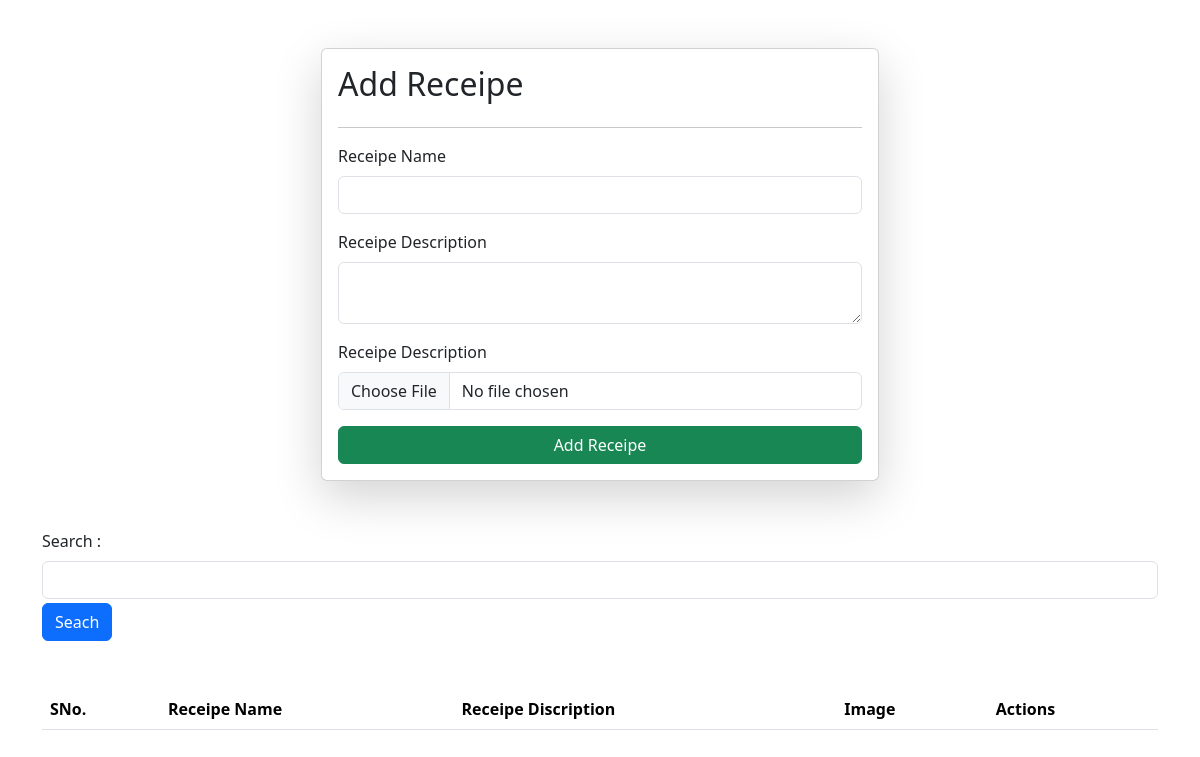
Before: / with the older database file.
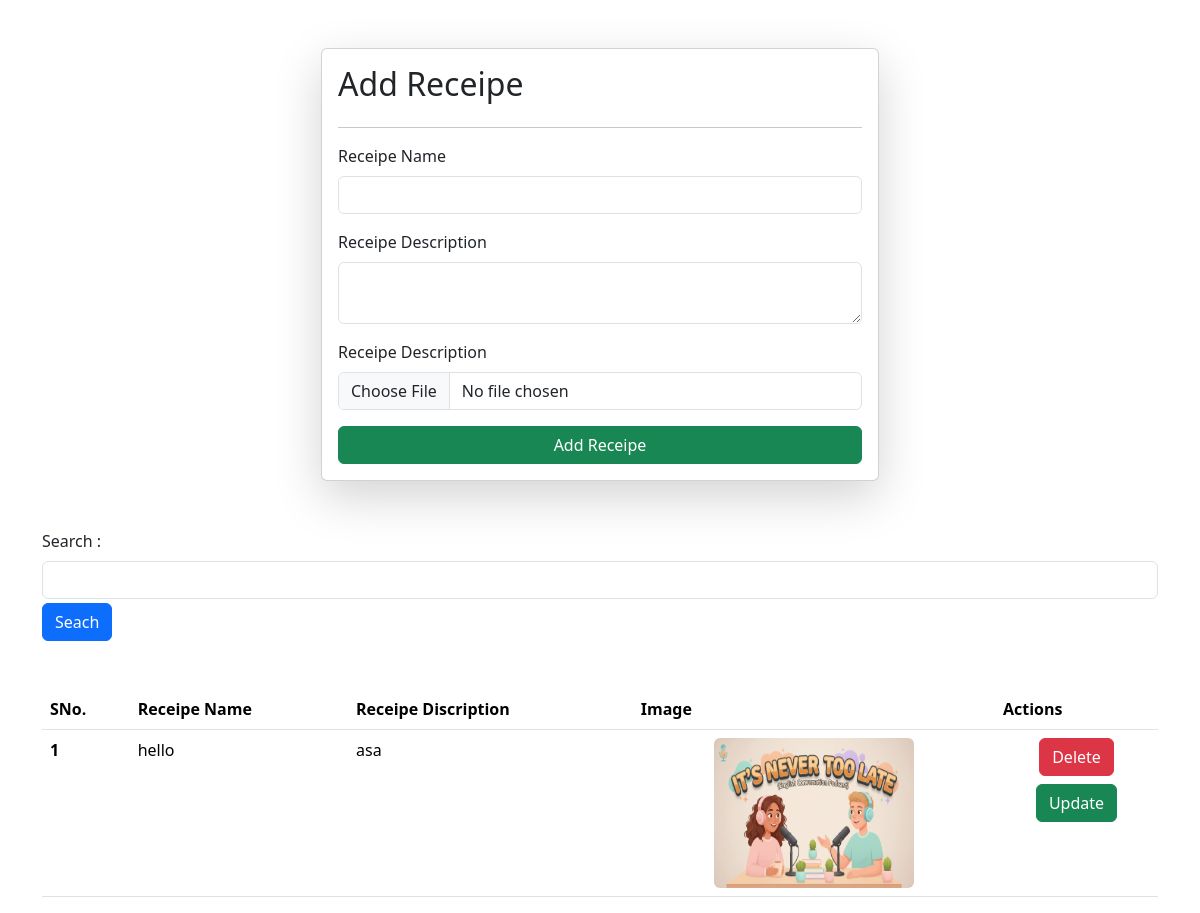
After: the same page with the newer database file.
### receipe_bud/models.py (models this page shows)
class Receipe(models.Model):
    receipe_name=models.CharField(max_length=100)
    receipe_description=models.TextField()
    receipe_image=models.ImageField(upload_to='receipe_images/')

### receipe_bud/views.py (the view, shortened to what this page needs)
# urls.py: path('',receipe_page,name="receipe_page")
def receipe_page(request):
    queryset=Receipe.objects.all()
    context={
        'receipes':queryset
    }
    return render(request,'receipe.html',context)

### receipe_bud/templates/receipe.html (shortened to what this page needs)
<!DOCTYPE html>
<html lang="en">
<head>
    <link href="https://cdn.jsdelivr.net/npm/bootstrap@5.3.8/dist/css/bootstrap.min.css" rel="stylesheet">
</head>
<body>
<div class="container mt-5">
  <form class="col-6 mx-auto card p-3 shadow-lg" method="post" enctype="multipart/form-data">
    <div style="display: flex; justify-content: space-between;">
    <h2>Add Receipe</h2>
    </div>
    <hr />
    <div class="mb-3">
      <label for="exampleInputEmail1" class="form-label">Receipe Name</label>
      <input
        type="text"
        class="form-control"
        name="receipe_name"
      />
    </div>
    <div class="mb-3">
      <label for="receipe_description" class="form-label"
        >Receipe Description</label
      >
      <textarea  name="receipe_description" class="form-control"></textarea>
    </div>
    <div class="mb-3">
      <label  class="form-label"
        >Receipe Description</label
      >
      <input type="file"  name="receipe_image" class="form-control" />
    </div>
    <button type="submit" class="btn btn-success">Add Receipe</button>
  </form>
  <div class="mt-5">
      <div class="mb-1">
      <form action="">
      <label for="exampleInputEmail1" class="form-label">Search :</label>
      <input
        type="text"
        class="form-control mb-1"
        name="search"
      />
      <button type="submit" class="btn btn-primary">Seach</button>
      </form>
    </div>
  </div>
  <table class="table mt-5">
  <thead>
    <tr >
      <th scope="col">SNo.</th>
      <th scope="col">Receipe Name</th>
      <th scope="col">Receipe Discription</th>
      <th scope="col">Image</th>
      <th scope="col">Actions</th>
    </tr>
  </thead>
  <tbody>
    {% for receipe in receipes %}
    <tr>
      <th scope="row">{{forloop.counter}}</th>
      <td>{{receipe.receipe_name}}</td>
      <td>{{receipe.receipe_description}}</td>
      <td>
        <img class="rounded mx-auto d-block h-100px w-200px" style="width: 200px; height: 150px;" src="/media/{{receipe.receipe_image}}" alt="{{receipe.receipe_name}}">
      </td>
      <td>
          <div style="display: flex; align-items: center; justify-content: center; flex-direction: column;">
          <a href="/delete_receipe/{{receipe.id}}/" class="btn btn-danger">Delete</a>
          <a href="/update_receipe/{{receipe.id}}/" class="mt-2 btn btn-success">Update</a>
          </div>
      </td>
    </tr>
    {% endfor %}
  </tbody>
</table>
</div>
</body>
</html>

Changed rows visible on the page:
added Receipe: receipe_name "hello", receipe_description "asa", receipe_image (picture)
